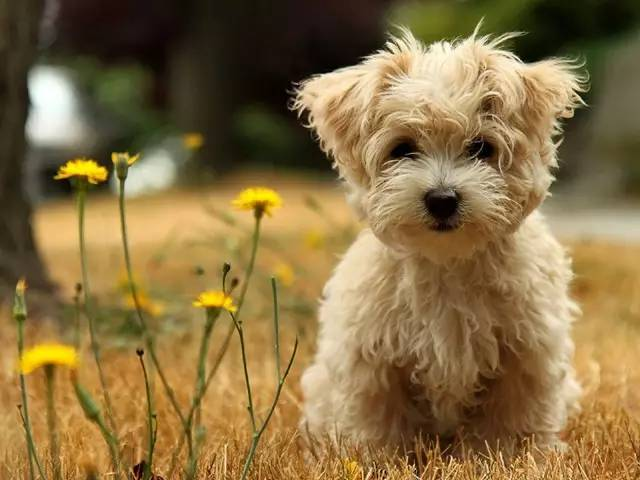
#> input picture helin_20/cat.jpg, 640 x 480 px
$ python module_pil.py
#> lines starting #> are read from the running program, lines starting #| are printed output that depends on the picture
#!/usr/bin/env python3
# -*- coding: utf-8 -*-

import random
from PIL import Image
from PIL import ImageDraw
from PIL import ImageFilter
from PIL import ImageFont

# 打开一个jpg图像文件，注意是当前路径:
im = Image.open('cat.jpg')
#> im is the input picture: PIL image 640x480 RGB; mean R, G, B 136.2, 111.8, 67.3
# 获得图像尺寸:
w, h = im.size
#> w = 640; h = 480
print('Original image size: %sx%s' % (w, h))
#| Original image size: 640x480
# 缩放到50%:
im.thumbnail((w//2, h//2))
#> im: PIL image 320x240 RGB
print('Resize image to: %sx%s' % (w//2, h//2))
#| Resize image to: 320x240
# 把缩放后的图像用jpeg格式保存:
im.save('thumbnail.jpg', 'jpeg')


# 打开一个jpg图像文件，注意是当前路径:
im = Image.open('cat.jpg')
# 应用模糊滤镜:
im2 = im.filter(ImageFilter.BLUR)
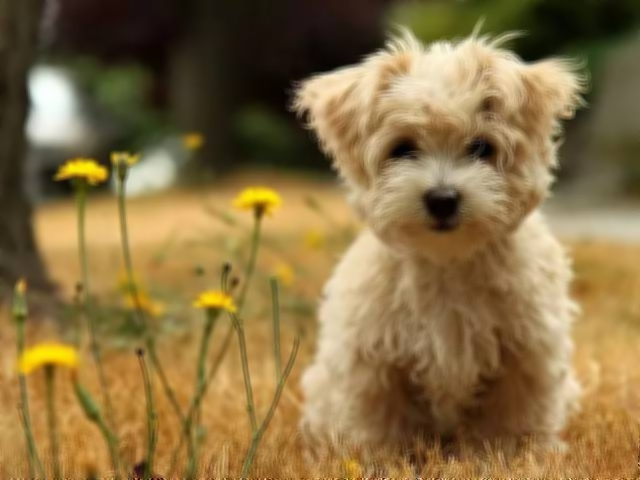
#> im2: PIL image 640x480 RGB; mean R, G, B 136.2, 111.9, 67.3
im2.save('blur.jpg', 'jpeg')


# 随机字母:
def rndChar():
    return chr(random.randint(65, 90))


# 随机颜色1:
def rndColor():
    return (random.randint(64, 255), random.randint(64, 255), random.randint(64, 255))


# 随机颜色2:
def rndColor2():
    return (random.randint(32, 127), random.randint(32, 127), random.randint(32, 127))

# 240 x 60:
width = 60 * 4
height = 60
image = Image.new('RGB', (width, height), (255, 255, 255))
#> image: PIL image 240x60 RGB; every value is 255
# 创建Font对象:
font = ImageFont.truetype('arial.ttf', 36)
# 创建Draw对象:
draw = ImageDraw.Draw(image)
# 填充每个像素:
for x in range(width):
    for y in range(height):
        draw.point((x, y), fill=rndColor())
# 输出文字:
for t in range(4):
    draw.text((60 * t + 10, 10), rndChar(), font=font, fill=rndColor2())
# 模糊:
image = image.filter(ImageFilter.BLUR)
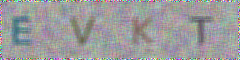
#> image: PIL image 240x60 RGB; mean R, G, B 156.1, 155.4, 156.5
image.save('code.jpg', 'jpeg')
